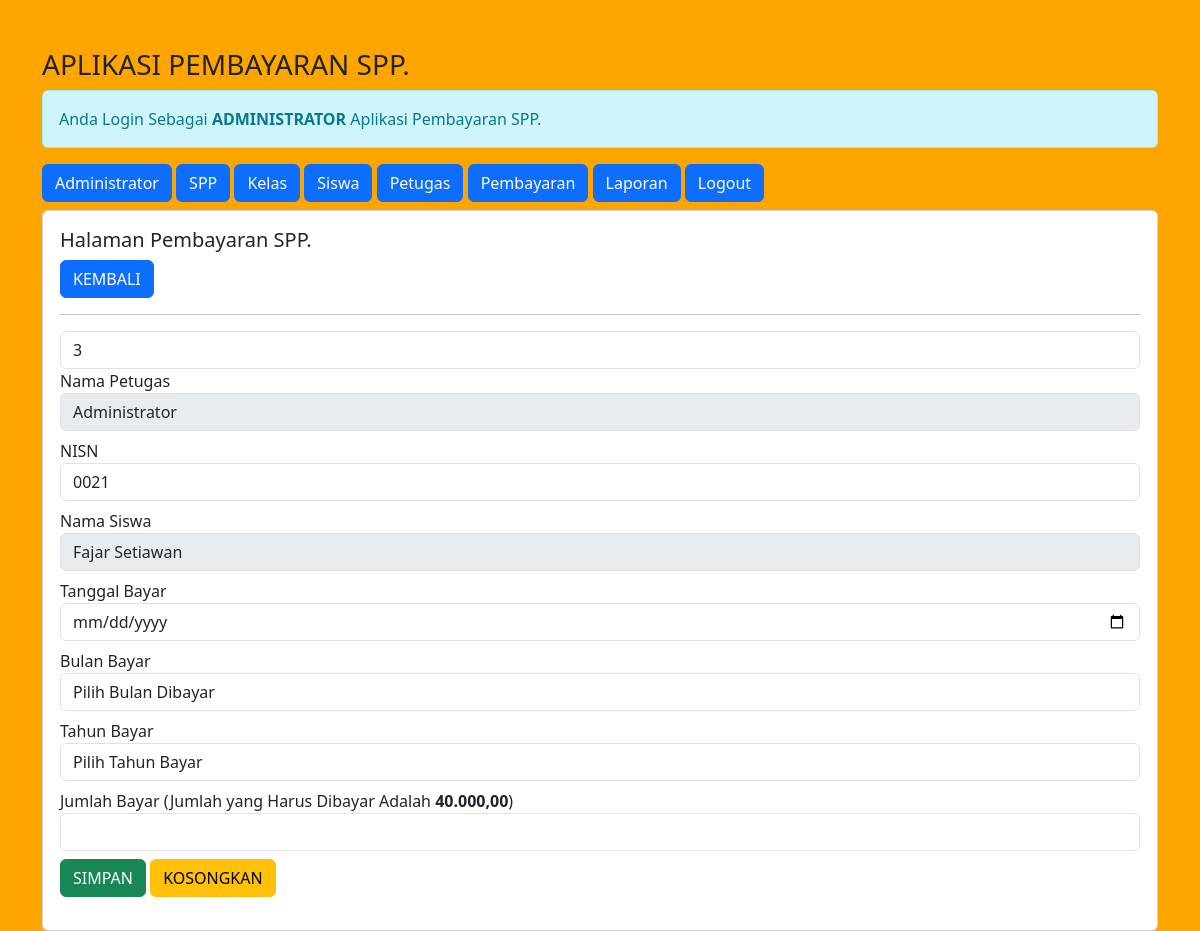
The app's page /admin/admin.php?url=tambah-pembayaran&nisn=0021&kekurangan=40000 (signed in) with its own data.
### tables this page shows
CREATE TABLE `siswa` (
  `nisn` char(10) NOT NULL,
  `nis` char(8) NOT NULL,
  `nama` varchar(35) NOT NULL,
  `id_kelas` int(11) NOT NULL,
  `alamat` text NOT NULL,
  `no_telp` varchar(13) NOT NULL,
  `id_spp` int(11) NOT NULL
);

CREATE TABLE `spp` (
  `id_spp` int(11) NOT NULL,
  `tahun` int(11) NOT NULL,
  `nominal` int(11) NOT NULL
);

### admin/tambah-pembayaran.php (the view, shortened to what this page needs)
<?php
$nisn= $_GET['nisn'];
$kekurangan = $_GET['kekurangan'];
include'../koneksi.php';
$sql = "SELECT*FROM siswa,spp,kelas WHERE siswa.id_kelas=kelas.id_kelas AND siswa.id_spp=spp.id_spp AND nisn='$nisn'";
$query = mysqli_query($koneksi, $sql);
$data = mysqli_fetch_array($query);
 ?>
<h5>Halaman Pembayaran SPP.</h5>
<a href="?url=pembayaran" class="btn btn-primary"> KEMBALI </a>
<hr>
<form method="post" action="?url=proses-tambah-pembayaran&nisn=<?= $nisn; ?>">
	<input name="id_spp" value="<?= $data['id_spp'] ?>" type="hidder" class="form-control" required>
	<div class="from-group mb-2">
		<label>Nama Petugas</label>
		<input value="<?= $_SESSION['nama_petugas'] ?>" disabled class="form-control" required>
	</div>
	<div class="from-group mb-2">
		<label>NISN</label>
		<input readonly name="nisn" value="<?= $data['nisn'] ?>" type="text" class="form-control" required>
	</div>
	<div class="from-group mb-2">
		<label>Nama Siswa</label>
		<input  disabled value="<?= $data['nama'] ?>" type="text" class="form-control" required>
	</div>
	<div class="form-group mb-2">
		<label>Tanggal Bayar</label>
		<input type="date" name="tgl_bayar" class="form-control" required>
	</div>
	<div class="form-group mb-2">
		<label>Bulan Bayar</label>
		<select name="bulan_dibayar" class="form-control" required>
			<option value="">Pilih Bulan Dibayar</option>
		</select>
	</div>
	<div class="form-group mb-2">
		<label>Tahun Bayar</label>
		<select name="tahun_dibayar" class="form-control" required>
			<option value="">Pilih Tahun Bayar</option>
		</select>
	</div>
	<div class="from-group mb-2">
		<label>Jumlah Bayar (Jumlah yang Harus Dibayar Adalah <b><?= number_format($kekurangan,2,',','.')?></b>)</label>
		<input type="number" name="jumlah_bayar" max="<?= $kekurangan; ?>" class="form-control" required>
	</div>
	<div class="form-group">
		<button type="submit" class="btn btn-success"> SIMPAN </button>
		<button type="reset" class="btn btn-warning"> KOSONGKAN </button>
	</div>
</form>

### records on screen
siswa: id_spp "3", nisn "0021", nama "Fajar Setiawan"

### other values on screen
$kekurangan "40.000,00"
